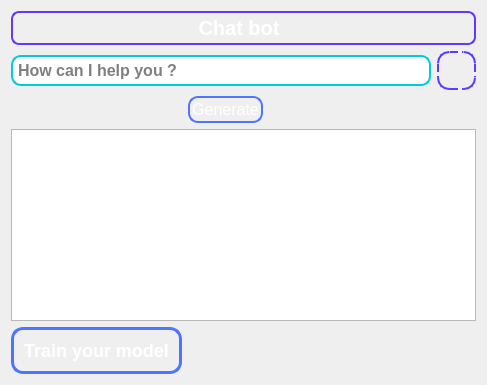
        <widget class="QWidget" name="chatbot">
         <layout class="QGridLayout" name="gridLayout_4">
          <item row="0" column="0">
           <layout class="QGridLayout" name="gridLayout_2">
            <item row="8" column="4">
             <spacer name="horizontalSpacer_9">
              <property name="orientation">
               <enum>Qt::Horizontal</enum>
              </property>
              <property name="sizeType">
               <enum>QSizePolicy::Expanding</enum>
              </property>
              <property name="sizeHint" stdset="0">
               <size>
                <width>150</width>
                <height>20</height>
               </size>
              </property>
             </spacer>
            </item>
            <item row="2" column="5">
             <widget class="QToolButton" name="microBtn">
              <property name="styleSheet">
               <string notr="true">QToolButton#microBtn {
    color: white; /* White text color */
    font-size: 18px; /* Font size */
    font-weight: bold; /* Bold text */
    background-color: qconicalgradient(
        cx:0.5, cy:0.5, angle:0, 
        stop:0 #00CCDD, 
        stop:0.4 #7CF5FF, 
        stop:1 #6439FF
    ); /* Conical gradient background */
    border: 2px dashed #6439FF;
    padding: 6px; /* Padding for space */
    border-radius: 12px; /* Rounded corners */
    text-align: center; /* Center text horizontally */
    display: inline-block; /* Inline-block for proper alignment */
}

QToolButton#microBtn:hover {
    background-color: qconicalgradient(
        cx:0.5, cy:0.5, angle:0, 
        stop:0 #6439FF, 
        stop:0.4 #4F75FF, 
        stop:1 #00CCDD
    ); /* Reversed conical gradient on hover */
    border: 2px solid #4F75FF; /* Hover border color */
}
</string>
              </property>
              <property name="text">
               <string/>
              </property>
              <property name="icon">
               <iconset resource="imagez.qrc">
                <normaloff>:/iamgez/micro.png</normaloff>:/iamgez/micro.png</iconset>
              </property>
              <property name="iconSize">
               <size>
                <width>20</width>
                <height>20</height>
               </size>
              </property>
             </widget>
            </item>
            <item row="8" column="0">
             <widget class="QPushButton" name="trainBtn">
              <property name="styleSheet">
               <string notr="true">QPushButton#trainBtn {
    background-color: qlineargradient(
        spread:pad, 
        x1:0, y1:0, x2:1, y2:1, 
        stop:0 #7CF5FF, 
        stop:0.33 #00CCDD, 
        stop:0.66 #4F75FF, 
        stop:1 #6439FF
    );
    color: white;
    border-radius: 12px;
    padding: 10px;
    font-size: 18px;
    border: 3px solid #4F75FF;
    font-weight: bold;
}

QPushButton#trainBtn:hover {
    background-color: qlineargradient(
        spread:pad, 
        x1:0, y1:0, x2:1, y2:1, 
        stop:0 #6439FF, 
        stop:0.33 #4F75FF, 
        stop:0.66 #00CCDD, 
        stop:1 #7CF5FF
    );
    color: white;
    border: 3px solid #6439FF;
}
</string>
              </property>
              <property name="text">
               <string>Train your model</string>
              </property>
              <property name="icon">
               <iconset>
                <normaloff>:/images/train.png</normaloff>:/images/train.png</iconset>
              </property>
              <property name="iconSize">
               <size>
                <width>30</width>
                <height>30</height>
               </size>
              </property>
             </widget>
            </item>
            <item row="6" column="0" colspan="6">
             <widget class="QPlainTextEdit" name="plainTextEdit">
              <property name="styleSheet">
               <string notr="true">font: 700 12pt &quot;Rockwell&quot;;</string>
              </property>
              <property name="plainText">
               <string/>
              </property>
              <property name="placeholderText">
               <string>Generate response..</string>
              </property>
             </widget>
            </item>
            <item row="1" column="0" colspan="6">
             <widget class="QLabel" name="label_5">
              <property name="font">
               <font>
                <pointsize>-1</pointsize>
                <bold>true</bold>
                <underline>false</underline>
               </font>
              </property>
              <property name="styleSheet">
               <string notr="true">QLabel {
    color: rgb(255, 255, 255); /* White text color */
    font-size: 20px; /* Font size */
    font-weight: bold; /* Bold text */
    background-color: qlineargradient(
        spread:pad, 
        x1:0, y1:0, x2:1, y2:1, 
        stop:0 #7CF5FF, 
        stop:0.5 #00CCDD, 
        stop:1 #4F75FF
    ); /* Gradient background */
    border: 2px solid #6439FF; /* Purple border */
    padding: 3px; /* Padding */
    border-radius: 8px; /* Rounded corners */
    text-align: center; /* Center text horizontally */
    vertical-align: middle; /* Center text vertically */
}

QLabel:disabled {
    color: #6c757d; /* Grey text when disabled */
    background-color: #f0f2f5; /* Light grey background when disabled */
    border: 1px solid #6c757d; /* Grey border when disabled */
}
</string>
              </property>
              <property name="text">
               <string>                                Chat bot</string>
              </property>
             </widget>
            </item>
            <item row="2" column="0" colspan="5">
             <widget class="QLineEdit" name="lineEdit_2">
              <property name="styleSheet">
               <string notr="true">QLineEdit {
    color: rgb(0, 0, 0); /* White text color */
    font-size: 16px; /* Font size */
    font-weight: bold; /* Bold text */
    background-color: ; /* Background color */
	color: rgb(0, 0, 0);
    border: 2px solid #00CCDD; /* Border color */
    padding: 3px; /* Padding inside the line edit */
    border-radius: 10px; /* Rounded corners */
}

QLineEdit:focus {
    border: 2px solid #6439FF; /* Change border color on focus */
   
    selection-background-color: #00CCDD; /* Selection color */
    selection-color: rgb(0, 0, 0); /* Text color during selection */
}
</string>
              </property>
              <property name="text">
               <string/>
              </property>
              <property name="placeholderText">
               <string>How can I help you ?</string>
              </property>
             </widget>
            </item>
            <item row="3" column="1">
             <widget class="QPushButton" name="pushButton">
              <property name="sizePolicy">
               <sizepolicy hsizetype="Preferred" vsizetype="Minimum">
                <horstretch>2</horstretch>
                <verstretch>0</verstretch>
               </sizepolicy>
              </property>
              <property name="styleSheet">
               <string notr="true">QPushButton#pushButton, QPushButton#trainBtn {
    background-color: qlineargradient(
        spread:pad, 
        x1:0, y1:0, x2:1, y2:1, 
        stop:0 #7CF5FF, 
        stop:0.33 #00CCDD, 
        stop:0.66 #4F75FF, 
        stop:1 #6439FF
    );
    color: white;
    border-radius: 10px;
    padding: 2px;
    font-size: 16px;
    border: 2px solid #4F75FF;
}

QPushButton#pushButton:hover, QPushButton#trainBtn:hover {
    background-color: qlineargradient(
        spread:pad, 
        x1:0, y1:0, x2:1, y2:1, 
        stop:0 #6439FF, 
        stop:0.33 #4F75FF, 
        stop:0.66 #00CCDD, 
        stop:1 #7CF5FF
    );
    color: white;
}
</string>
              </property>
              <property name="text">
               <string>Generate</string>
              </property>
             </widget>
            </item>
           </layout>
          </item>
         </layout>
        </widget>
